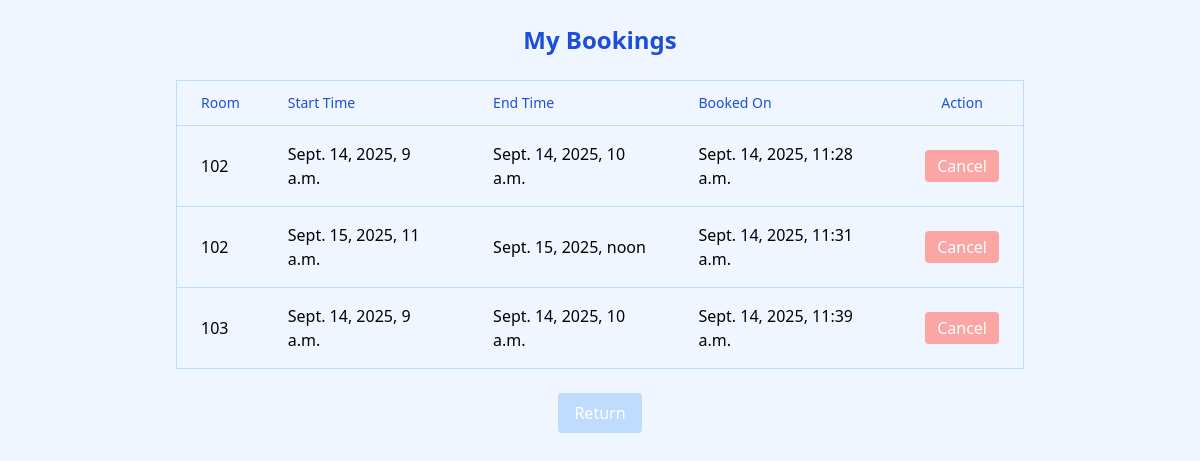
The page /my_booking/ (signed in) on the database as committed earlier.
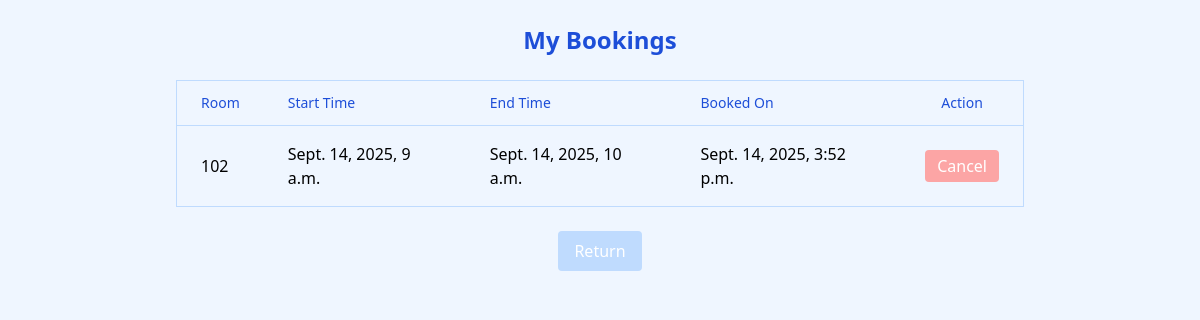
The same page on the database as committed later.
### booking/models.py (models this page shows, shortened)
class Booking(models.Model) :
    room = models.ForeignKey(Room, on_delete=models.CASCADE)
    user = models.ForeignKey(User, on_delete=models.CASCADE)
    start_time = models.DateTimeField()
    end_time = models.DateTimeField()
    created_at = models.DateTimeField(auto_now_add=True)

### booking/views.py (the view)
# urls.py: path('my_booking/', views.my_booking, name='my_booking'),
@login_required(login_url='login')
def my_booking(request):
    bookings = Booking.objects.filter(user=request.user)
    now = timezone.now()
    return render(request, "booking/my_booking.html", {"bookings": bookings, "now": now})

### booking/templates/booking/my_booking.html (shortened to what this page needs)
<!DOCTYPE html>
<html lang="en">
<head>
    <script src="https://cdn.tailwindcss.com"></script>
</head>
<body class="bg-blue-50 min-h-screen">
{% block content %}
<div class="max-w-4xl mx-auto p-6">
    <h2 class="text-2xl font-bold mb-6 text-center text-blue-700">My Bookings</h2>
    {% if bookings %}
    <div class="overflow-x-auto">
        <table class="min-w-full border border-blue-200 divide-y divide-blue-200 rounded-lg">
            <thead class="bg-white-100">
                <tr>
                    <th class="px-6 py-3 text-left text-sm font-medium text-blue-700">Room</th>
                    <th class="px-6 py-3 text-left text-sm font-medium text-blue-700">Start Time</th>
                    <th class="px-6 py-3 text-left text-sm font-medium text-blue-700">End Time</th>
                    <th class="px-6 py-3 text-left text-sm font-medium text-blue-700">Booked On</th>
                    <th class="px-6 py-3 text-center text-sm font-medium text-blue-700">Action</th>
                </tr>
            </thead>
            <tbody class="divide-y divide-blue-200">
                {% for booking in bookings %}
                <tr class="hover:bg-blue-100 transition">
                    <td class="px-6 py-4">{{ booking.room_id }}</td>
                    <td class="px-6 py-4">{{ booking.start_time }}</td>
                    <td class="px-6 py-4">{{ booking.end_time }}</td>
                    <td class="px-6 py-4">{{ booking.created_at }}</td>
                    <td class="px-6 py-4 text-center">
                        <form method="POST" action="{% url 'cancel_booking' booking.id %}">
                            <button type="submit"
                                    class="bg-red-300 text-white px-3 py-1 rounded hover:bg-red-400 transition">
                                Cancel
                            </button>
                        </form>
                    </td>
                </tr>
                {% endfor %}
            </tbody>
        </table>
    </div>
    {% else %}
    <p class="text-blue-700 mt-4 text-center">You don’t have any bookings yet.</p>
    {% endif %}
    <div class="mt-6 flex justify-center space-x-4">
        <a href="{% url 'home' %}"
           class="bg-blue-200 text-white px-4 py-2 rounded hover:bg-blue-300 transition">
            Return
        </a>
    </div>
</div>
{% endblock %}
</body>
</html>

### booking/templates/booking/my_booking.html (style rules this page uses)
html, body { height: 100%; }

Rows that differ between the two databases and show on the page:
removed Booking: room_id "102", start_time "Sept. 14, 2025, 9 a.m.", end_time "Sept. 14, 2025, 10 a.m.", created_at "Sept. 14, 2025, 11:28 a.m."
removed Booking: room_id "102", start_time "Sept. 15, 2025, 11 a.m.", end_time "Sept. 15, 2025, noon", created_at "Sept. 14, 2025, 11:31 a.m."
removed Booking: room_id "103", start_time "Sept. 14, 2025, 9 a.m.", end_time "Sept. 14, 2025, 10 a.m.", created_at "Sept. 14, 2025, 11:39 a.m."
added Booking: room_id "102", start_time "Sept. 14, 2025, 9 a.m.", end_time "Sept. 14, 2025, 10 a.m.", created_at "Sept. 14, 2025, 3:52 p.m."
